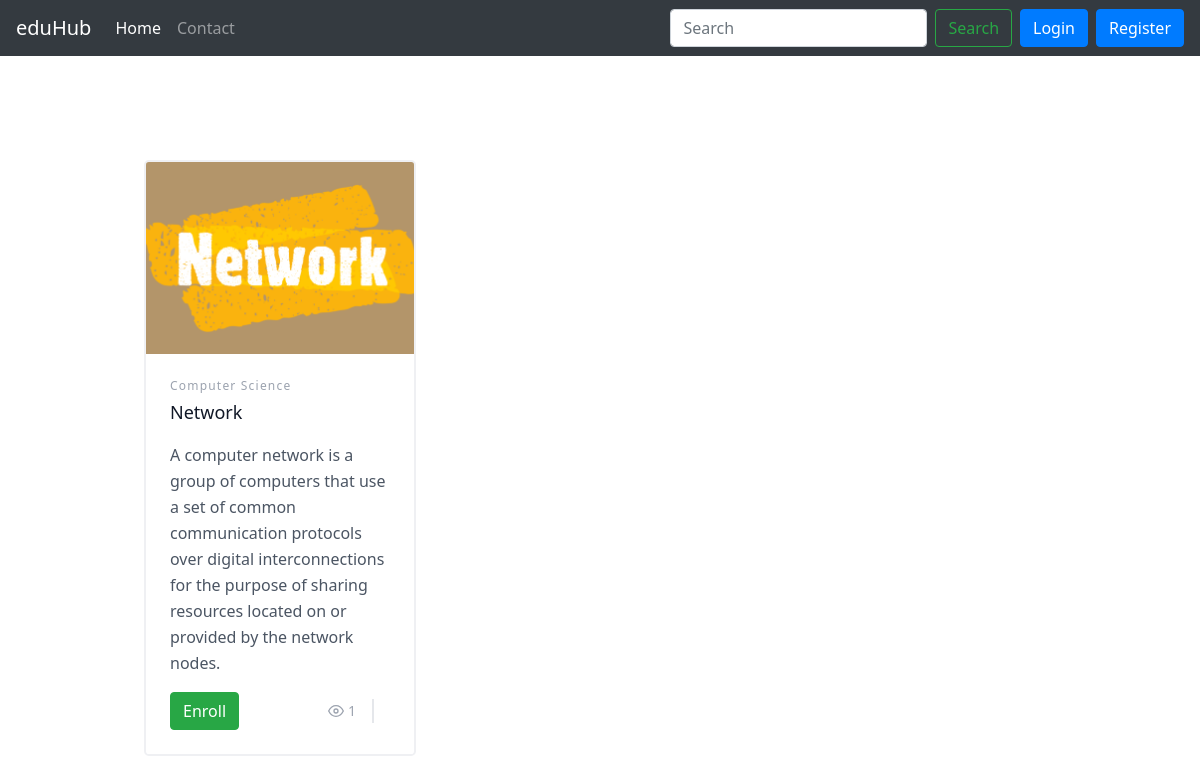
The page / on the database its author committed.
### eduHub/models.py (models this page shows, shortened)
class Course(models.Model):
    thumbnail = models.ImageField(upload_to='thumbnails')
    desc = models.TextField()
    title = models.TextField(default="")
    category = models.TextField(default="")
    posts = models.ManyToManyField(Post, blank=True)
    id = models.AutoField(primary_key=True)
    enrolled_users = models.ManyToManyField(User, blank=True, default='0')
    def enrolled_count(self):
        return self.enrolled_users.all().count()

### eduHub/views.py (the view)
# urls.py: path("", views.index, name="index"),
def index(request):
    return render(request, "index.html", {
        "Course":Course.objects.all()
    })

### eduHub/templates/index.html
{% extends "layout.html" %}
{% load static %}
{% block nav-home %}
<li class="nav-item active">
    <a class="nav-link" href="/">Home <span class="sr-only">(current)</span></a>
</li>
{% endblock nav-home %}
{% block body %}
<link href="https://unpkg.com/tailwindcss@^2/dist/tailwind.min.css" rel="stylesheet">
<section class="text-gray-600 body-font">
    <div class="container px-5 py-24 mx-auto">
      <div class="flex flex-wrap -m-4">
        {% for course in Course %}
        <div class="p-4 md:w-1/3">
          <div class="h-full border-2 border-gray-200 border-opacity-60 rounded-lg overflow-hidden">
            <img class="lg:h-48 md:h-36 w-full object-cover object-center" src="{{course.thumbnail.url}}" alt="blog">
            <div class="p-6">
              <h2 class="tracking-widest text-xs title-font font-medium text-gray-400 mb-1">{{course.category}}</h2>
              <h1 class="title-font text-lg font-medium text-gray-900 mb-3">{{course.title}}</h1>
              <p class="leading-relaxed mb-3">{{course.desc}}</p>
              <div class="flex items-center flex-wrap ">
                {% if request.user in course.enrolled_users.all %}
                <a href="/viewMaterial/{{course.id}}">
                  <button type="button" class="btn btn-info">View Material</button>
                </a>
                {% else %}
                  <a href="/enroll/{{course.id}}">
                    <button type="button" class="btn btn-success">Enroll</button>
                  </a>
                {% endif %}
                <span class="text-gray-400 mr-3 inline-flex items-center lg:ml-auto md:ml-0 ml-auto leading-none text-sm pr-3 py-1 border-r-2 border-gray-200">
                  <svg class="w-4 h-4 mr-1" stroke="currentColor" stroke-width="2" fill="none" stroke-linecap="round" stroke-linejoin="round" viewBox="0 0 24 24">
                    <path d="M1 12s4-8 11-8 11 8 11 8-4 8-11 8-11-8-11-8z"></path>
                    <circle cx="12" cy="12" r="3"></circle>
                  </svg>{{course.enrolled_count}}
                </span>
              </div>
            </div>
          </div>
        </div>
        {% endfor %}
      </div>
    </div>
</section>
{% endblock %}

### rows shown on the page
Course: thumbnail (picture), category "Computer Science", title "Network", desc "A computer network is a group of computers that use a set of common communication protocols over digital interconnections for the purpose of sharing resources located on or provided by the network nodes.", enrolled_count "1"
